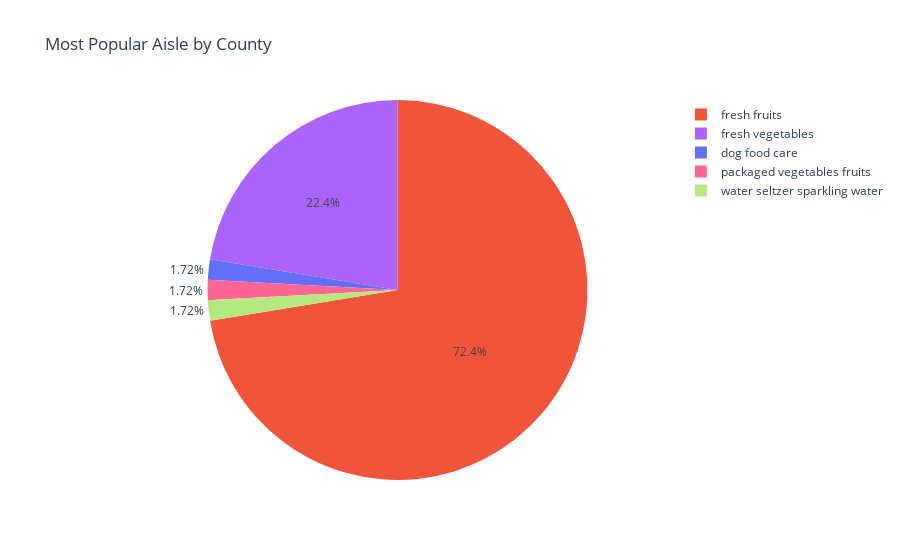

Source (notebook cell):
### Markdown cell above
Most Popular Aisle by County

### Code cell
px.pie(df.groupby('county', as_index=False).agg({'aisle' : lambda x: x.mode().iat[0]}).sort_values(by = 'aisle'), 
        names= 'aisle', 
        color='county', 
        title= 'Most Popular Aisle by County')

### Figure 1 — Plotly figure (JSON) as saved in the notebook; plotly's stock layout.template omitted (floating-point values rounded to 4 significant figures)
{"data": [{"customdata": [["Butte"], ["Alameda"], ["Monterey"], ["Napa"], ["Riverside"], ["Sacramento"], ["San Benito"], ["San Diego"], ["San Luis Obispo"], ["Santa Barbara"], ["Santa Clara"], ["Santa Cruz"], ["Shasta"], ["Sierra"], ["Solano"], ["Sonoma"], ["Stanislaus"], ["Tehama"], ["Trinity"], ["Tulare"], ["Tuolumne"], ["Ventura"], ["Mono"], ["Modoc"], ["Nevada"], ["Mendocino"], ["Alpine"], ["Amador"], ["Calaveras"], ["Colusa"], ["Del Norte"], ["El Dorado"], ["Fresno"], ["Glenn"], ["Humboldt"], ["Imperial"], ["Inyo"], ["Merced"], ["Kern"], ["Yuba"], ["Marin"], ["Los Angeles"], ["Madera"], ["Mariposa"], ["Yolo"], ["Orange"], ["Contra Costa"], ["Sutter"], ["Kings"], ["Siskiyou"], ["Lassen"], ["Lake"], ["San Francisco"], ["San Mateo"], ["San Joaquin"], ["Plumas"], ["Placer"], ["San Bernardino"]], "domain": {"x": [0, 1], "y": [0, 1]}, "hovertemplate": "aisle=%{label}<br>county=%{customdata[0]}<extra></extra>", "labels": ["dog food care", "fresh fruits", "fresh fruits", "fresh fruits", "fresh fruits", "fresh fruits", "fresh fruits", "fresh fruits", "fresh fruits", "fresh fruits", "fresh fruits", "fresh fruits", "fresh fruits", "fresh fruits", "fresh fruits", "fresh fruits", "fresh fruits", "fresh fruits", "fresh fruits", "fresh fruits", "fresh fruits", "fresh fruits", "fresh fruits", "fresh fruits", "fresh fruits", "fresh fruits", "fresh fruits", "fresh fruits", "fresh fruits", "fresh fruits", "fresh fruits", "fresh fruits", "fresh fruits", "fresh fruits", "fresh fruits", "fresh fruits", "fresh fruits", "fresh fruits", "fresh fruits", "fresh fruits", "fresh fruits", "fresh fruits", "fresh fruits", "fresh vegetables", "fresh vegetables", "fresh vegetables", "fresh vegetables", "fresh vegetables", "fresh vegetables", "fresh vegetables", "fresh vegetables", "fresh vegetables", "fresh vegetables", "fresh vegetables", "fresh vegetables", "fresh vegetables", "packaged vegetables fruits", "water seltzer sparkling water"], "legendgroup": "", "marker": {"colors": ["#636efa", "#EF553B", "#00cc96", "#ab63fa", "#FFA15A", "#19d3f3", "#FF6692", "#B6E880", "#FF97FF", "#FECB52", "#636efa", "#EF553B", "#00cc96", "#ab63fa", "#FFA15A", "#19d3f3", "#FF6692", "#B6E880", "#FF97FF", "#FECB52", "#636efa", "#EF553B", "#00cc96", "#ab63fa", "#FFA15A", "#19d3f3", "#FF6692", "#B6E880", "#FF97FF", "#FECB52", "#636efa", "#EF553B", "#00cc96", "#ab63fa", "#FFA15A", "#19d3f3", "#FF6692", "#B6E880", "#FF97FF", "#FECB52", "#636efa", "#EF553B", "#00cc96", "#ab63fa", "#FFA15A", "#19d3f3", "#FF6692", "#B6E880", "#FF97FF", "#FECB52", "#636efa", "#EF553B", "#00cc96", "#ab63fa", "#FFA15A", "#19d3f3", "#FF6692", "#B6E880"]}, "name": "", "showlegend": true, "type": "pie"}], "layout": {"legend": {"tracegroupgap": 0}, "title": {"text": "Most Popular Aisle by County"}}}
